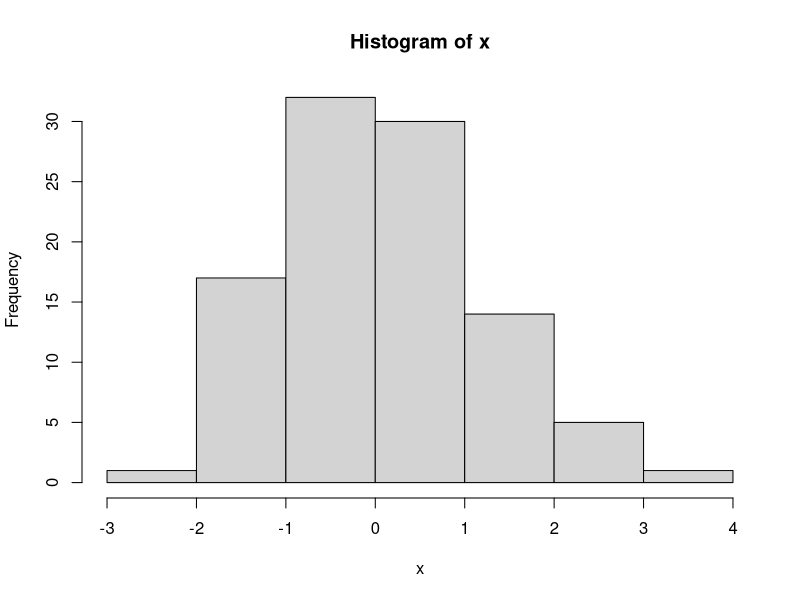
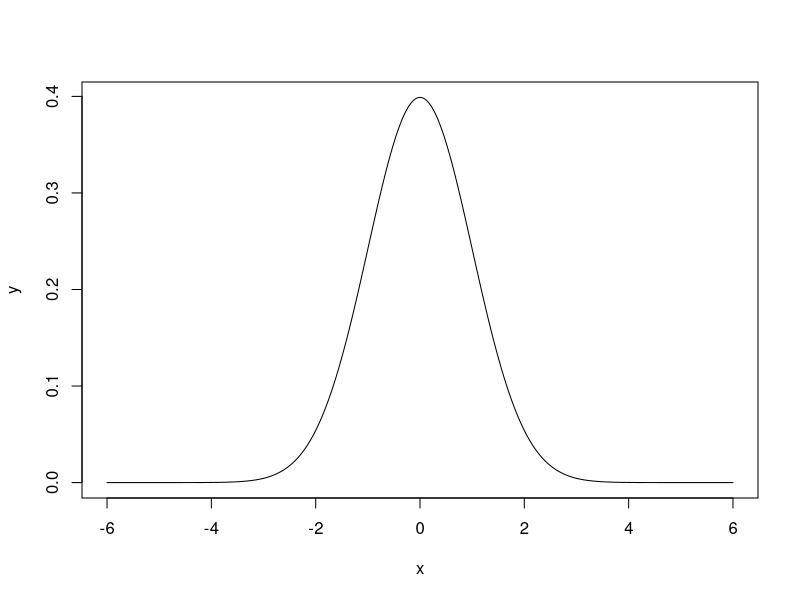

Recreate these plots in R, in order.
# Distribuição Normal 

# Obs: Caso tenha problemas com a acentuação, consulte este link:
# https://support.rstudio.com/hc/en-us/articles/200532197-Character-Encoding

# Configurando o diretório de trabalho
# Coloque entre aspas o diretório de trabalho que você está usando no seu computador
# Não use diretórios com espaço no nome
# setwd("C:/FCD/BigDataRAzure/Cap09")
setwd("C:\\desenvolvimento\\cursos\\DSAcademy_BigDataAnalytics-com-R-e-MicrosoftAzureMachineLearning\\Cap09")
getwd()


# A Distribuição Normal, ou Gaussiana, é a mais importante distribuição contínua. 
# Isso por conta de vários fatores, entre eles, o teorema central do limite, o qual é um resultado essencial 
# em aplicações práticas e teóricas, pois garante que, mesmo que os dados não sejam distribuídos segundo uma normal, 
# a média dos dados converge para uma distribuição normal conforme o número de dados aumenta.

# O R inclui funcionalidades para operações com distribuições de probabilidades. 
# Para cada distribuição há 4 operações básicas indicadas pelas letras:

# d: calcula a densidade de probabilidade f(x) no ponto
# p: calcula a função de probabilidade acumulada F(x) no ponto
# q: calcula o quantil correspondente a uma dada probabilidade
# r: retira uma amostra da distribuição

# Para utlizar as funções combina-se uma das letras acima com uma abreviatura do nome da distribuição. 
# Por exemplo, para calcular probabilidades usamos: pnorm para normal, pexp para exponencial, 
# pbinom para binomial, ppois para Poisson e assim por diante.

# x <- rnorm(n, mean, sd)
# Onde n é o tamanho da amostra e mean e sd são parâmetros opcionais relacionados à média e desvio padrão, 
# respectivamente.

# Distribuição Normal
?rnorm
x <- rnorm(100)
hist(x)

# Densidade
# # Observe que o gráfico gerado assemelha-se a uma Gaussiana e não apresenta assimentria. 
# Quando o gráfico da distribuição possui tal forma, há grandes chances de se tratar de uma distribuição normal.
x <- seq(-6, 6, by=0.01)
y <- dnorm(x)
plot(x, y, type="l")

